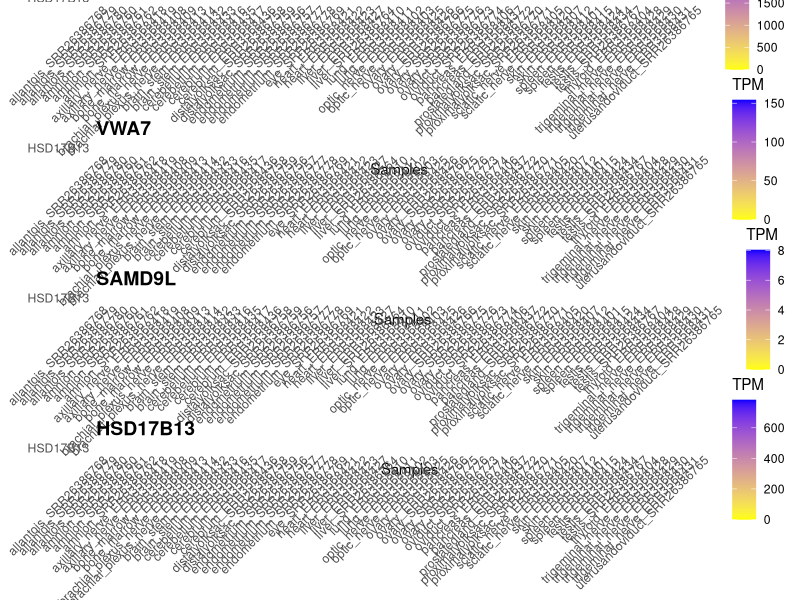

R code for this plot:
library(ggplot2)
library(reshape2)
library(gridExtra)

data <- read.csv("Devil-DUNNART.ortho.counts.csv", header = TRUE, row.names = 1)

plots <- list()

for (gene in rownames(data)) {
  # Subset data for the gene and reshape
  gene_data <- data[gene, , drop = FALSE]
  gene_melted <- data.frame(Sample = colnames(gene_data), TPM = as.numeric(gene_data))
  
# Create the heatmap
p <- ggplot(gene_melted, aes(x = Sample, y = gene, fill = TPM)) +
    geom_tile(color = "black") +
    scale_fill_gradient(low = "yellow", high = "blue", name = "TPM") +
    labs(x = "Samples", y = "", title = gene) +
    theme_minimal() +
    theme(axis.text.x = element_text(angle = 45, hjust = 1),
          plot.title = element_text(size = 14, face = "bold"))
 
  plots[[gene]] <- p
}

png("Gene_expression.png", units="in", width=16, height=10.5, res=900)
grid.arrange(grobs = plots, ncol = 1) 
dev.off()
